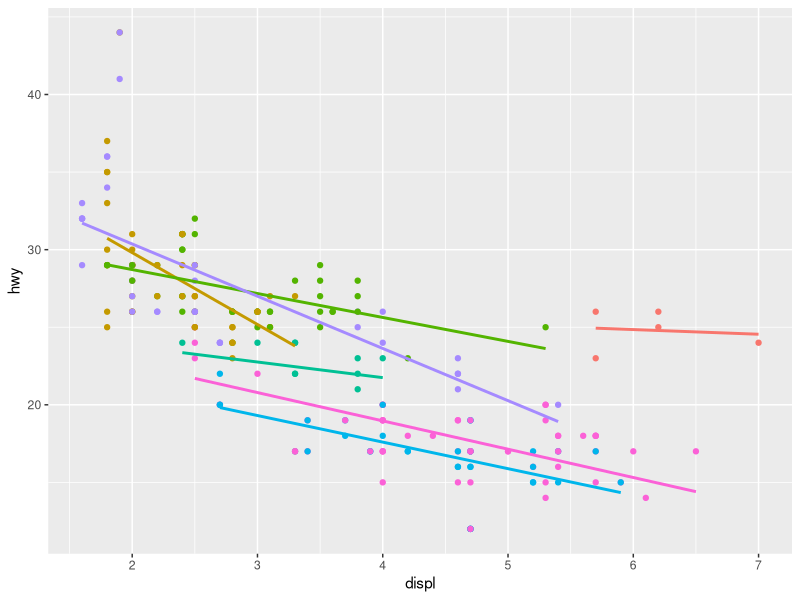
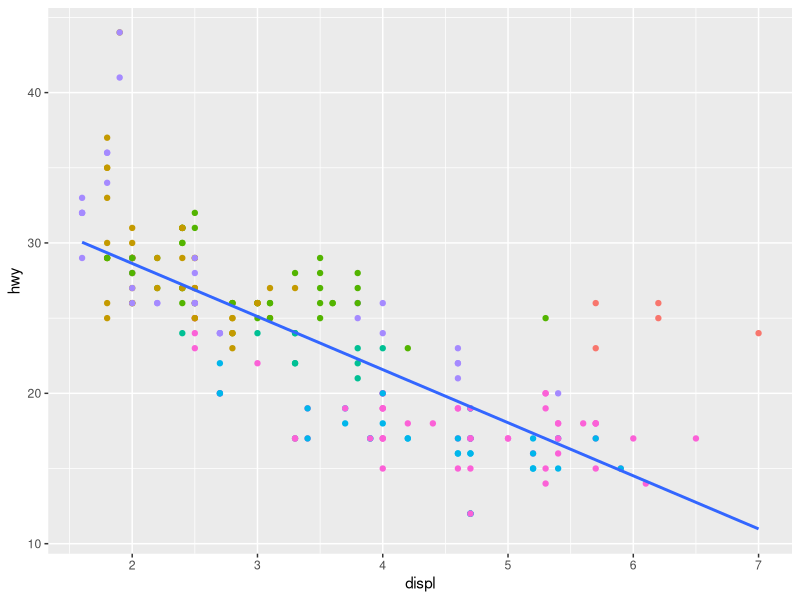
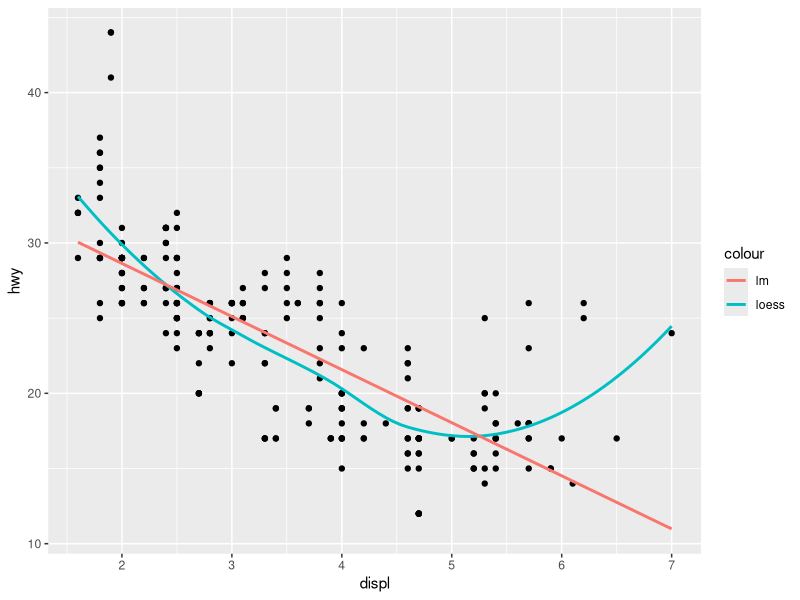

Write the R code that produced these figures, in order.
library(tidyverse)

#-----------------------------------------------
# aes 위치에 따른 statistics
#-----------------------------------------------

# 모든 레이어에 color aesthethics가 상속 
ggplot(mpg, aes(x = displ, y = hwy, color = class)) +
  geom_point() +
  geom_smooth(method = "lm", se = FALSE) +
  theme(legend.position = "none")

# point layer에만 color aesthetics 적용
ggplot(mpg, aes(x = displ, y = hwy)) +
  geom_point(aes(color = class)) +
  geom_smooth(method = "lm", se = FALSE) +
  theme(legend.position = "none")

# 간혹 레이어를 구별하고 싶다면 aes에 예외적으로 이름을 줄 수 있음  
ggplot(mpg, aes(x = displ, y = hwy)) +
  geom_point() +
  geom_smooth(method = "loess", se = FALSE, aes(color = "loess")) +
  geom_smooth(method = "lm", se = FALSE, aes(color = "lm")) +
  labs("method")
